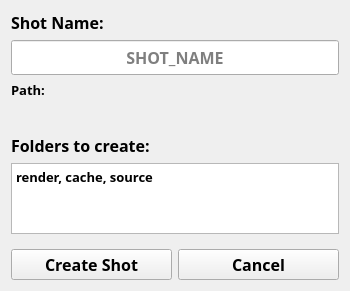
<?xml version="1.0" encoding="UTF-8"?>
<ui version="4.0">
 <class>Form</class>
 <widget class="QWidget" name="Form">
  <property name="windowModality">
   <enum>Qt::WindowModality::NonModal</enum>
  </property>
  <property name="geometry">
   <rect>
    <x>0</x>
    <y>0</y>
    <width>350</width>
    <height>291</height>
   </rect>
  </property>
  <property name="minimumSize">
   <size>
    <width>350</width>
    <height>290</height>
   </size>
  </property>
  <property name="maximumSize">
   <size>
    <width>500</width>
    <height>291</height>
   </size>
  </property>
  <property name="font">
   <font>
    <family>Unispace</family>
    <pointsize>10</pointsize>
    <bold>true</bold>
   </font>
  </property>
  <property name="windowTitle">
   <string>Form</string>
  </property>
  <property name="styleSheet">
   <string notr="true">QLineEdit[valid=&quot;false&quot;], 
QPlainTextEdit[valid=&quot;false&quot;] {
    background-color: #111111; 
    
    border: 1px solid #d40000;
    border-radius: 2px;
}</string>
  </property>
  <layout class="QGridLayout" name="gridLayout">
   <item row="1" column="0">
    <layout class="QVBoxLayout" name="verticalLayout">
     <item>
      <widget class="QLabel" name="lb_shot_name">
       <property name="font">
        <font>
         <family>Unispace</family>
         <pointsize>12</pointsize>
         <bold>true</bold>
        </font>
       </property>
       <property name="text">
        <string>Shot Name:</string>
       </property>
      </widget>
     </item>
     <item>
      <widget class="QLineEdit" name="le_shot_name">
       <property name="minimumSize">
        <size>
         <width>0</width>
         <height>35</height>
        </size>
       </property>
       <property name="font">
        <font>
         <family>Unispace</family>
         <pointsize>12</pointsize>
         <bold>true</bold>
         <stylestrategy>PreferDefault</stylestrategy>
         <kerning>true</kerning>
        </font>
       </property>
       <property name="text">
        <string/>
       </property>
       <property name="alignment">
        <set>Qt::AlignmentFlag::AlignCenter</set>
       </property>
       <property name="placeholderText">
        <string>SHOT_NAME</string>
       </property>
      </widget>
     </item>
     <item>
      <widget class="QLabel" name="lb_path">
       <property name="text">
        <string>Path:</string>
       </property>
      </widget>
     </item>
     <item>
      <widget class="QLabel" name="lb_shot_path">
       <property name="font">
        <font>
         <family>Unispace</family>
         <pointsize>6</pointsize>
         <bold>true</bold>
        </font>
       </property>
       <property name="text">
        <string/>
       </property>
      </widget>
     </item>
     <item>
      <spacer name="verticalSpacer">
       <property name="orientation">
        <enum>Qt::Orientation::Vertical</enum>
       </property>
       <property name="sizeHint" stdset="0">
        <size>
         <width>20</width>
         <height>133</height>
        </size>
       </property>
      </spacer>
     </item>
     <item>
      <widget class="QLabel" name="lb_folders">
       <property name="font">
        <font>
         <family>Unispace</family>
         <pointsize>12</pointsize>
         <bold>true</bold>
        </font>
       </property>
       <property name="text">
        <string>Folders to create:</string>
       </property>
      </widget>
     </item>
     <item>
      <widget class="QPlainTextEdit" name="qpt_folders">
       <property name="font">
        <font>
         <family>Unispace</family>
         <pointsize>10</pointsize>
         <bold>true</bold>
        </font>
       </property>
       <property name="plainText">
        <string>render, cache, source</string>
       </property>
      </widget>
     </item>
     <item>
      <spacer name="verticalSpacer_2">
       <property name="orientation">
        <enum>Qt::Orientation::Vertical</enum>
       </property>
       <property name="sizeHint" stdset="0">
        <size>
         <width>20</width>
         <height>130</height>
        </size>
       </property>
      </spacer>
     </item>
     <item>
      <layout class="QGridLayout" name="gridLayout_2">
       <item row="0" column="0">
        <widget class="QPushButton" name="pb_create_shot">
         <property name="font">
          <font>
           <family>Unispace</family>
           <pointsize>12</pointsize>
           <bold>true</bold>
          </font>
         </property>
         <property name="text">
          <string>Create Shot</string>
         </property>
        </widget>
       </item>
       <item row="0" column="1">
        <widget class="QPushButton" name="pb_cancel">
         <property name="font">
          <font>
           <family>Unispace</family>
           <pointsize>12</pointsize>
           <bold>true</bold>
          </font>
         </property>
         <property name="text">
          <string>Cancel</string>
         </property>
        </widget>
       </item>
      </layout>
     </item>
    </layout>
   </item>
  </layout>
 </widget>
 <resources/>
 <connections/>
</ui>
